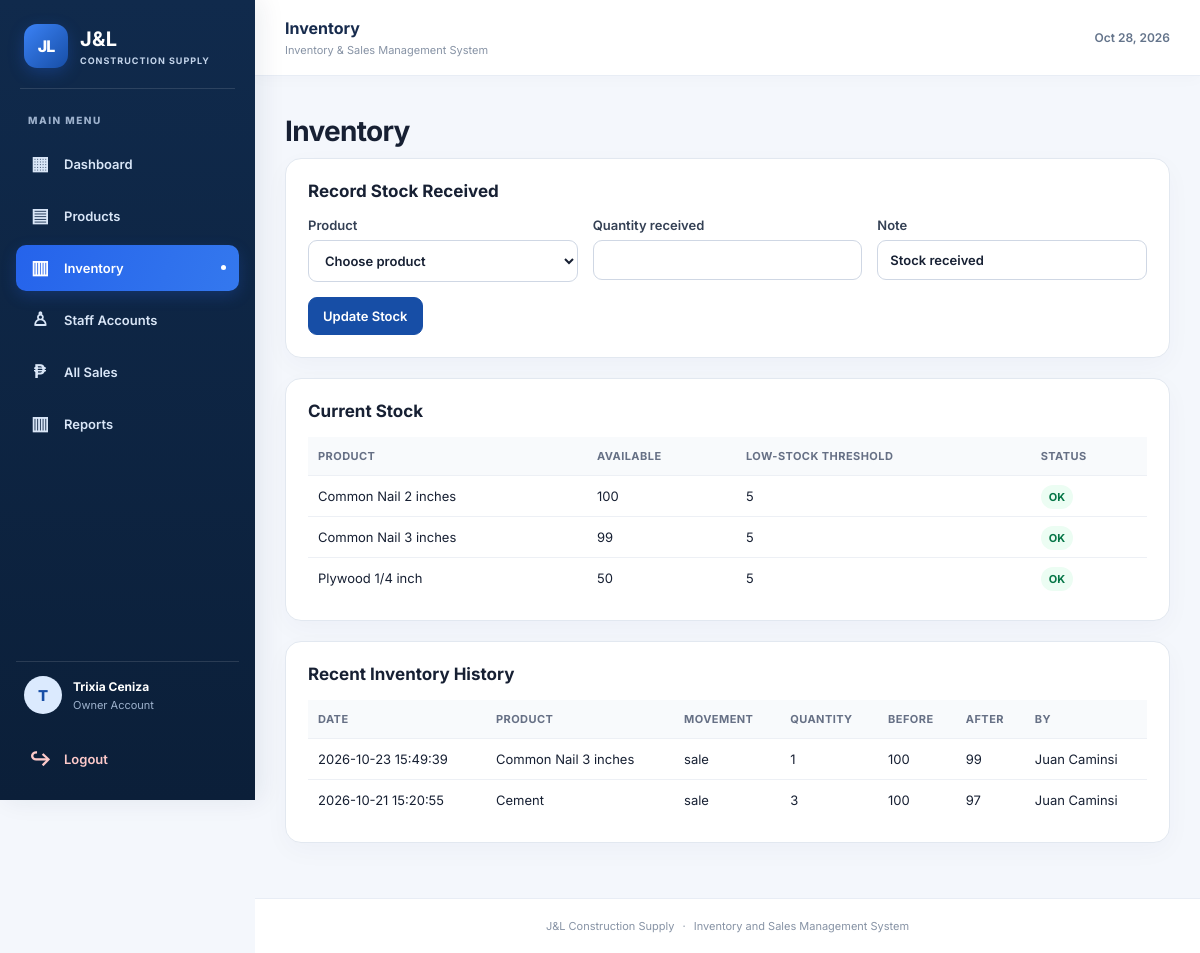
/owner/inventory.php (signed in), run on the app's committed database.
### tables this page shows
CREATE TABLE `products` (
  `id` int(10) UNSIGNED NOT NULL,
  `name` varchar(180) NOT NULL,
  `category` varchar(120) NOT NULL DEFAULT '',
  `unit` varchar(20) NOT NULL DEFAULT 'pcs',
  `pieces_per_box` int(10) UNSIGNED NOT NULL DEFAULT 1,
  `price` decimal(12,2) NOT NULL DEFAULT 0.00,
  `cost_per_unit` decimal(12,2) DEFAULT NULL,
  `stock_quantity` int(10) UNSIGNED NOT NULL DEFAULT 0,
  `low_stock_threshold` int(10) UNSIGNED NOT NULL DEFAULT 5,
  `is_active` tinyint(1) NOT NULL DEFAULT 1,
  `created_at` timestamp NOT NULL DEFAULT current_timestamp(),
  `updated_at` timestamp NOT NULL DEFAULT current_timestamp() ON UPDATE current_timestamp()
);

CREATE TABLE `inventory_history` (
  `id` bigint(20) UNSIGNED NOT NULL,
  `product_id` int(10) UNSIGNED NOT NULL,
  `user_id` int(10) UNSIGNED DEFAULT NULL,
  `movement_type` enum('stock_in','sale','adjustment') NOT NULL,
  `quantity` int(10) UNSIGNED NOT NULL,
  `before_quantity` int(10) UNSIGNED NOT NULL,
  `after_quantity` int(10) UNSIGNED NOT NULL,
  `note` varchar(255) NOT NULL DEFAULT '',
  `created_at` timestamp NOT NULL DEFAULT current_timestamp()
);

CREATE TABLE `users` (
  `id` int(10) UNSIGNED NOT NULL,
  `full_name` varchar(120) NOT NULL,
  `email` varchar(190) NOT NULL,
  `password_hash` varchar(255) NOT NULL,
  `role` enum('owner','staff') NOT NULL DEFAULT 'staff',
  `is_active` tinyint(1) NOT NULL DEFAULT 1,
  `created_at` timestamp NOT NULL DEFAULT current_timestamp(),
  `updated_at` timestamp NOT NULL DEFAULT current_timestamp() ON UPDATE current_timestamp()
);

### includes/auth.php (called while the page is built, shortened)
<?php
function e(?string $value): string
{
    return htmlspecialchars($value ?? '', ENT_QUOTES, 'UTF-8');
}
function isLoggedIn(): bool
{
    return isset($_SESSION['user_id'], $_SESSION['role']);
}
function url(string $path = ''): string
{
    return '/JL_Construction_Supply/' . ltrim($path, '/');
}

### includes/functions.php (called while the page is built, shortened)
<?php
require_once __DIR__ . '/auth.php';
function currentUserName(): string
{
    return $_SESSION['full_name'] ?? 'User';
}

### owner/inventory.php (the view, shortened to what this page needs)
<?php
require_once __DIR__ . '/../includes/functions.php';
$products = $pdo->query("SELECT * FROM products WHERE is_active=1 ORDER BY name")->fetchAll();
$history = $pdo->query("SELECT h.*,p.name AS product_name,u.full_name FROM inventory_history h JOIN products p ON p.id=h.product_id LEFT JOIN users u ON u.id=h.user_id ORDER BY h.created_at DESC LIMIT 30")->fetchAll();
$pageTitle = 'Inventory';
require_once __DIR__ . '/../includes/header.php';
require_once __DIR__ . '/../includes/sidebar.php';
?>
<h1>Inventory</h1>
<section class="panel">
    <h2>Record Stock Received</h2>
    <form method="post" class="form-grid">
        <label>Product<select name="product_id" required>
                <option value="">Choose product</option><?php foreach ($products as $p): ?>
                    <option value="<?= (int) $p['id'] ?>"><?= e($p['name']) ?> (current: <?= (int) $p['stock_quantity'] ?>)
                    </option><?php endforeach; ?>
            </select></label>
        <label>Quantity received<input type="number" name="quantity" min="1" required></label><label>Note<input
                name="note" value="Stock received"></label>
        <div class="form-actions"><button class="btn primary">Update Stock</button></div>
    </form>
</section>
<section class="panel">
    <h2>Current Stock</h2>
    <div class="table-wrap">
        <table>
            <thead>
                <tr>
                    <th>Product</th>
                    <th>Available</th>
                    <th>Low-stock threshold</th>
                    <th>Status</th>
                </tr>
            </thead>
            <tbody>
                <?php foreach ($products as $p): ?>
                    <tr>
                        <td><?= e($p['name']) ?></td>
                        <td><?= (int) $p['stock_quantity'] ?></td>
                        <td><?= (int) $p['low_stock_threshold'] ?></td>
                        <td><?= (int) $p['stock_quantity'] <= (int) $p['low_stock_threshold'] ? '<span class="pill danger">Low stock</span>' : '<span class="pill success">OK</span>' ?>
                        </td>
                    </tr><?php endforeach; ?>
            </tbody>
        </table>
    </div>
</section>
<section class="panel">
    <h2>Recent Inventory History</h2>
    <div class="table-wrap">
        <table>
            <thead>
                <tr>
                    <th>Date</th>
                    <th>Product</th>
                    <th>Movement</th>
                    <th>Quantity</th>
                    <th>Before</th>
                    <th>After</th>
                    <th>By</th>
                </tr>
            </thead>
            <tbody>
                <?php foreach ($history as $h): ?>
                    <tr>
                        <td><?= e($h['created_at']) ?></td>
                        <td><?= e($h['product_name']) ?></td>
                        <td><?= e($h['movement_type']) ?></td>
                        <td><?= (int) $h['quantity'] ?></td>
                        <td><?= (int) $h['before_quantity'] ?></td>
                        <td><?= (int) $h['after_quantity'] ?></td>
                        <td><?= e($h['full_name'] ?? 'System') ?></td>
                    </tr><?php endforeach; ?>
            </tbody>
        </table>
    </div>
</section>
<?php require_once __DIR__ . '/../includes/footer.php'; ?>

### includes/header.php (shortened to what this page needs)
<?php
require_once __DIR__ . '/auth.php';
$pageTitle = $pageTitle ?? 'J&L Construction Supply';
$isAuthenticated = isLoggedIn();
?>
<!doctype html>
<html lang="en">
<head>
    <link rel="stylesheet" href="<?= e(url('assets/css/style.css')) ?>">
</head>
<body>
<?php if ($isAuthenticated): ?>
    <div class="app-layout">
<?php endif; ?>
</body>
</html>

### includes/sidebar.php (shortened to what this page needs)
<?php
require_once __DIR__ . '/auth.php';
$role = $_SESSION['role'] ?? 'staff';
$currentPath = str_replace('\\', '/', $_SERVER['PHP_SELF'] ?? '');
$dashboard = $role === 'owner'
    ? 'owner/dashboard.php'
    : 'staff/dashboard.php';
$menuItems = [
    [
        'label' => 'Dashboard',
        'icon' => '▦',
        'path' => $dashboard,
    ],
];
if ($role === 'owner') {
    $menuItems = array_merge($menuItems, [
        ['label' => 'Products',      'icon' => '▤', 'path' => 'owner/products.php'],
        ['label' => 'Inventory',     'icon' => '▥', 'path' => 'owner/inventory.php'],
        ['label' => 'Staff Accounts','icon' => '♙', 'path' => 'owner/staff.php'],
        ['label' => 'All Sales',     'icon' => '₱', 'path' => 'owner/sales.php'],
        ['label' => 'Reports',       'icon' => '▥', 'path' => 'owner/reports.php'],
    ]);
} else {
    $menuItems = array_merge($menuItems, [
        ['label' => 'Cashier / POS', 'icon' => '▣', 'path' => 'staff/pos.php'],
        ['label' => 'My Sales',      'icon' => '▤', 'path' => 'staff/sales_history.php'],
    ]);
}
?>
<aside class="sidebar" id="sidebar">
    <a class="sidebar-brand" href="<?= e(url($dashboard)) ?>">
        <span class="brand-icon">JL</span>
        <span class="sidebar-brand-text">
            <strong>J&L</strong>
            <small>CONSTRUCTION SUPPLY</small>
        </span>
    </a>
    <div class="sidebar-divider"></div>
    <p class="sidebar-section">MAIN MENU</p>
    <nav class="sidebar-nav">
        <?php foreach ($menuItems as $item): ?>
            <?php
            $isActive = str_ends_with(
                $currentPath,
                '/' . $item['path']
            );
            ?>
            <a
                class="sidebar-link <?= $isActive ? 'active' : '' ?>"
                href="<?= e(url($item['path'])) ?>"
                <?= $isActive ? 'aria-current="page"' : '' ?>
            >
                <span class="sidebar-icon"><?= e($item['icon']) ?></span>
                <span><?= e($item['label']) ?></span>
                <?php if ($isActive): ?>
                    <span class="active-indicator"></span>
                <?php endif; ?>
            </a>
        <?php endforeach; ?>
    </nav>
    <div class="sidebar-bottom">
        <div class="sidebar-user">
            <div class="user-avatar">
                <?= e(strtoupper(substr(currentUserName(), 0, 1))) ?>
            </div>
            <div class="user-details">
                <strong><?= e(currentUserName()) ?></strong>
                <small><?= e(ucfirst($role)) ?> Account</small>
            </div>
        </div>
        <a class="sidebar-link logout-link"
           href="<?= e(url('auth/logout.php')) ?>"
           data-confirm="Are you sure you want to log out?">
            <span class="sidebar-icon">↪</span>
            <span>Logout</span>
        </a>
    </div>
</aside>
<div class="main-area">
    <header class="page-topbar">
        <div class="page-topbar-title">
            <strong><?= e($pageTitle) ?></strong>
            <small>Inventory &amp; Sales Management System</small>
        </div>
        <div class="topbar-date">
            <?= e(date('M d, Y')) ?>
        </div>
    </header>
    <main class="container">

### includes/footer.php (shortened to what this page needs)
<?php if (isLoggedIn()): ?>
    </main>
    <footer class="footer">
        J&L Construction Supply
        <span>·</span>
        Inventory and Sales Management System
    </footer>
</div>
<?php else: ?>
    </main>
<?php endif; ?>
</body>
</html>

### data on the page
products: name "Common Nail 2 inches", stock_quantity "100", low_stock_threshold "5", shows "OK"
products: name "Common Nail 3 inches", stock_quantity "99", low_stock_threshold "5", shows "OK"
products: name "Plywood 1/4 inch", stock_quantity "50", low_stock_threshold "5", shows "OK"
inventory_history: created_at "2026-10-23 15:49:39", product.name "Common Nail 3 inches", movement_type "sale", quantity "1", before_quantity "100", after_quantity "99", user.full_name "Juan Caminsi"
inventory_history: created_at "2026-10-21 15:20:55", product.name "Cement", movement_type "sale", quantity "3", before_quantity "100", after_quantity "97", user.full_name "Juan Caminsi"

### other printed values
$item['icon'] "▦"
$item['label'] "Dashboard"
$item['icon'] "▤"
$item['label'] "Products"
$item['icon'] "▥"
$item['label'] "Inventory"
$item['icon'] "♙"
$item['label'] "Staff Accounts"
$item['icon'] "₱"
$item['label'] "All Sales"
$item['label'] "Reports"
substr(currentUserName(), 0, 1) "T"
currentUserName() "Trixia Ceniza"
$role "Owner"
$pageTitle "Inventory"
